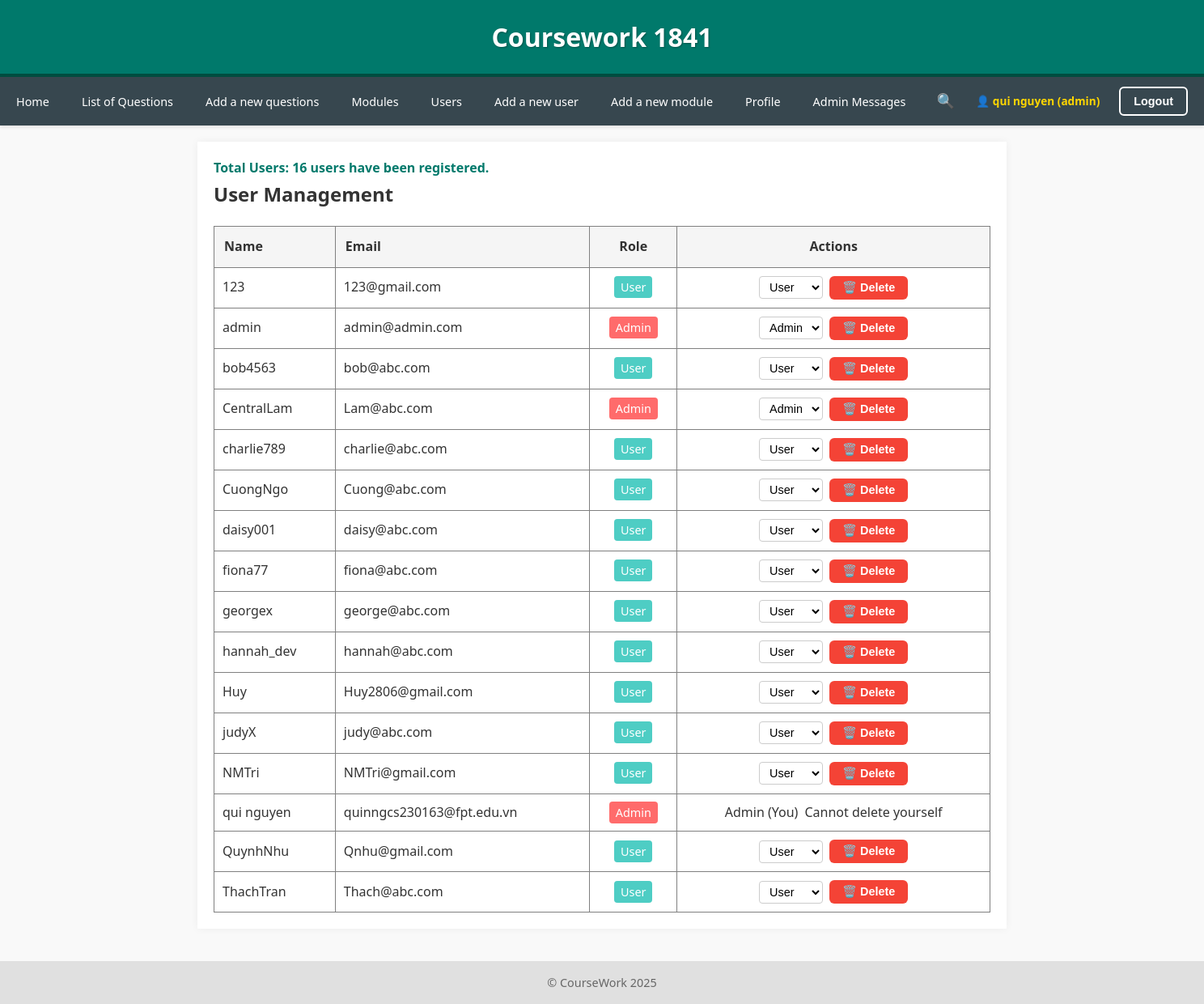
/CW/user.php (signed in), run on the app's committed database.
### tables this page shows
CREATE TABLE `user` (
  `id` int(11) NOT NULL,
  `name` varchar(255) NOT NULL,
  `email` varchar(255) NOT NULL,
  `password` varchar(255) NOT NULL,
  `role` enum('admin','user') NOT NULL DEFAULT 'user',
  `image` varchar(255) DEFAULT NULL
);

### CW/includ/DatabaseFunction.php (called while the page is built, shortened)
<?php
function getAllUsers($pdo) {
    return $pdo->query('SELECT * FROM user ORDER BY name')->fetchAll();
}

### CW/user.php (the view, shortened to what this page needs)
<?php
include 'includ/DatabaseConnection.php';
include 'includ/DatabaseFunction.php';
$role = $_SESSION['role'] ?? 'user';
try {
    $result = getAllUsers($pdo);
    $users = [];
    foreach ($result as $row) {
        $isAdmin = $role === 'admin';
        $delete_form = '';
        $role_form = '';
        if ($isAdmin) {
            $canDelete = ($row['id'] != $_SESSION['user_id']);
            if ($canDelete) {
                $delete_form = '<form action="deleteuser.php" method="post" style="display:inline;"
                                      onsubmit="return confirm(\'Are you sure you want to delete this user? This will also delete all their questions and comments.\')">
                        <input type="hidden" name="id" value="' . htmlspecialchars($row['id'], ENT_QUOTES, 'UTF-8') . '">
                        <input type="submit" name="delete" value="🗑️ Delete" class="btn-delete">
                      </form>';
            } else {
                $delete_form = '<span class="btn-disabled">Cannot delete yourself</span>';
            }
            $canChangeRole = ($row['id'] != $_SESSION['user_id']);
            if ($canChangeRole) {
                $role_form = '<form method="post" style="display:inline;">
                        <input type="hidden" name="user_id" value="' . $row['id'] . '">
                        <select name="new_role" onchange="this.form.submit()">
                            <option value="user"' . ($row['role'] === 'user' ? ' selected' : '') . '>User</option>
                            <option value="admin"' . ($row['role'] === 'admin' ? ' selected' : '') . '>Admin</option>
                        </select>
                        <input type="hidden" name="update_role" value="1">
                      </form>';
            } else {
                $role_form = '<span class="current-role">' . ucfirst($row['role']) . ' (You)</span>';
            }
        }
        $users[] = [
            'name' => htmlspecialchars($row['name'], ENT_QUOTES, 'UTF-8'),
            'email' => htmlspecialchars($row['email'], ENT_QUOTES, 'UTF-8'),
            'role' => htmlspecialchars($row['role'], ENT_QUOTES, 'UTF-8'),
            'delete_form' => $delete_form,
            'role_form' => $role_form,
        ];
    }
    include 'tem/user.html.php';
    $output = ob_get_clean();
    if ($role === 'admin') {
        $output = '<p style="color: #00796B; font-weight: bold;">Total Users: ' . count($users) . ' users have been registered.</p>' . $output;
    }
} catch (PDOException $e) {
    $title = 'Database error';
    $output = 'Error: ' . $e->getMessage();
}
include 'tem/layout.html.php';

### CW/tem/user.html.php (shortened to what this page needs)
<h2>User Management</h2>
<table border="1" style="width:100%;border-collapse:collapse;margin-top:20px;">
    <thead>
        <tr style="background:#f5f5f5;">
            <th style="padding:12px;text-align:left;">Name</th>
            <th style="padding:12px;text-align:left;">Email</th>
            <th style="padding:12px;text-align:center;">Role</th>
            <th style="padding:12px;text-align:center;">Actions</th>
        </tr>
    </thead>
    <tbody>
        <?php foreach ($users as $user): ?>
        <tr>
            <td style="padding:10px;"><?= $user['name'] ?></td>
            <td style="padding:10px;"><?= $user['email'] ?></td>
            <td style="padding:10px;text-align:center;">
                <span style="background:<?= $user['role'] === 'admin' ? '#ff6b6b' : '#4ecdc4' ?>;color:#fff;padding:4px 8px;border-radius:4px;font-size:0.9em;">
                    <?= ucfirst($user['role']) ?>
                </span>
            </td>
            <td style="padding:10px;text-align:center;">
                <div style="display:flex;gap:8px;justify-content:center;align-items:center;">
                    <?= $user['role_form'] ?>
                    <?= $user['delete_form'] ?>
                </div>
            </td>
        </tr>
        <?php endforeach; ?>
    </tbody>
</table>

### CW/css/final-cw.css (style rules this page uses)
* { margin: 0; padding: 0; box-sizing: border-box; }
body { font-family: 'Segoe UI', Tahoma, sans-serif; background-color: #f9f9f9; color: #333; line-height: 1.6; font-size: 16px; }
input[type="submit"].btn-delete { background-color: #f44336; color: white; padding: 6px 16px; border: none; border-radius: 6px; font-weight: bold; font-size: 0.9rem; cursor: pointer; transition: all 0.2s ease; display: inline-block; text-align: center; min-width: 70px; }
form { display: flex; flex-direction: column; gap: 1em; }
input[type="text"], input[type="email"], input[type="password"], input[type="file"], select, textarea { padding: 10px; border: 1px solid #bbb; border-radius: 4px; width: 100%; }
input[type="submit"] { background-color: #00796B; color: white; padding: 10px 20px; font-size: 1em; border: none; border-radius: 4px; cursor: pointer; transition: all 0.2s ease; }
select[name="new_role"] { padding: 4px 8px; border: 1px solid #ccc; border-radius: 4px; background: white; font-size: 0.9em; cursor: pointer; }

### data on the page
user: name "123", email "123@gmail.com", role "User", new_role "User"
user: name "admin", email "admin@admin.com", role "Admin", new_role "Admin"
user: name "bob4563", email "bob@abc.com", role "User", new_role "User"
user: name "CentralLam", email "Lam@abc.com", role "Admin", new_role "Admin"
user: name "charlie789", email "charlie@abc.com", role "User", new_role "User"
user: name "CuongNgo", email "Cuong@abc.com", role "User", new_role "User"
user: name "daisy001", email "daisy@abc.com", role "User", new_role "User"
user: name "fiona77", email "fiona@abc.com", role "User", new_role "User"
user: name "georgex", email "george@abc.com", role "User", new_role "User"
user: name "hannah_dev", email "hannah@abc.com", role "User", new_role "User"
user: name "Huy", email "Huy2806@gmail.com", role "User", new_role "User"
user: name "judyX", email "judy@abc.com", role "User", new_role "User"
user: name "NMTri", email "NMTri@gmail.com", role "User", new_role "User"
user: name "qui nguyen", email "quinngcs230163@fpt.edu.vn", role "Admin", shows "Cannot delete yourself"
user: name "QuynhNhu", email "Qnhu@gmail.com", role "User", new_role "User"
user: name "ThachTran", email "Thach@abc.com", role "User", new_role "User"

### other printed values
$_SESSION['name'] "qui nguyen"
$_SESSION['role'] "admin"
count($users) "16"
